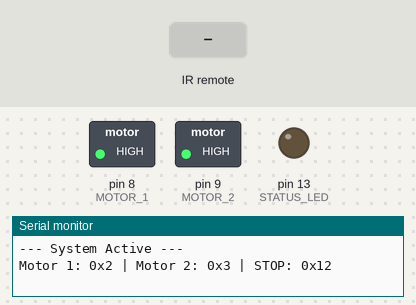
A sketch run on a simulated Arduino Uno, built with avr-gcc and run on an emulated ATmega328P. On the bench: switched loads named in the sketch (green lamp = pin HIGH), output pins drawn as LEDs (lit = HIGH), the last lines printed to the serial monitor. The test bench sets the inputs (shaded band).

Above: at 1.2 s.
1.3 s: infrared code 0x2 received
At 2.7 s:
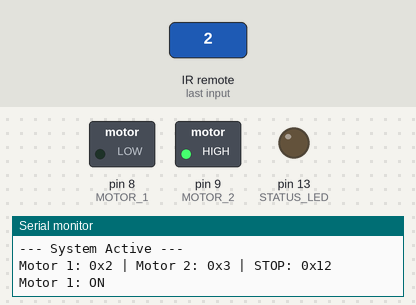
3.0 s: infrared code 0x12 received
At 3.1 s:
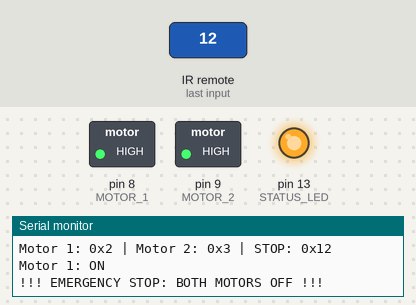
4.7 s: infrared code 0x3 received
At 5.5 s:
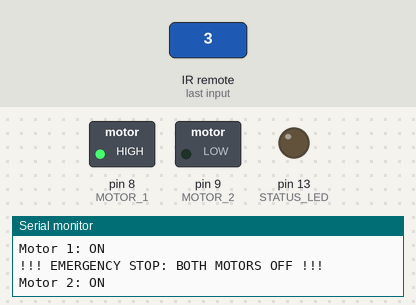
6.4 s: infrared code 0x2 received
At 8.0 s:
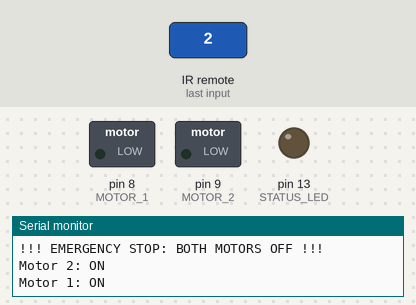
Timing chart, 0 to 9.1 s (numbered marks = the images above; inputs shaded):
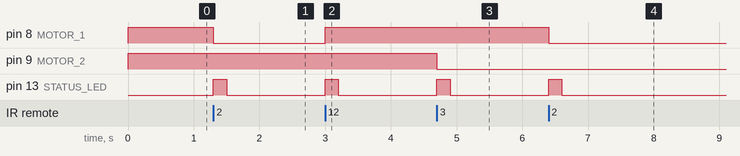

Measured:
- after the input at 1.3 s, pin 8 (MOTOR_1): HIGH → LOW at once; pin 13 (STATUS_LED): LOW → HIGH at once, → LOW 0.20 s later
- after the input at 3.0 s, pin 8 (MOTOR_1): LOW → HIGH at once; pin 13 (STATUS_LED): LOW → HIGH at once, → LOW 0.20 s later
- after the input at 4.7 s, pin 9 (MOTOR_2): HIGH → LOW at once; pin 13 (STATUS_LED): LOW → HIGH at once, → LOW 0.20 s later
- after the input at 6.4 s, pin 8 (MOTOR_1): HIGH → LOW at once; pin 13 (STATUS_LED): LOW → HIGH at once, → LOW 0.20 s later

The sketch:

IRRemote.ino
```cpp
#include <IRremote.h>

// --- PIN DEFINITIONS ---
const int RECV_PIN = 11;
const int MOTOR_1 = 8;
const int MOTOR_2 = 9;
const int STATUS_LED = 13;

// --- STATE TRACKING ---
bool m1State = false;
bool m2State = false;

void setup() {
  Serial.begin(9600);

  IrReceiver.begin(RECV_PIN, ENABLE_LED_FEEDBACK);

  pinMode(MOTOR_1, OUTPUT);
  pinMode(MOTOR_2, OUTPUT);
  pinMode(STATUS_LED, OUTPUT);

  // Set Relays to OFF (Most are Active Low, so HIGH = OFF)
  digitalWrite(MOTOR_1, HIGH);
  digitalWrite(MOTOR_2, HIGH);
  digitalWrite(STATUS_LED, LOW);

  Serial.println("--- System Active ---");
  Serial.println("Motor 1: 0x2 | Motor 2: 0x3 | STOP: 0x12");
}

void loop() {
  if (IrReceiver.decode()) {
    uint16_t cmd = IrReceiver.decodedIRData.command;

    if (cmd != 0) {
      digitalWrite(STATUS_LED, HIGH); // Flash LED on any signal

      // --- LOGIC FOR MOTOR 1 ---
      if (cmd == 0x2) {
        m1State = !m1State;
        digitalWrite(MOTOR_1, m1State ? LOW : HIGH);
        Serial.println(m1State ? "Motor 1: ON" : "Motor 1: OFF");
      }

      // --- LOGIC FOR MOTOR 2 ---
      else if (cmd == 0x3) {
        m2State = !m2State;
        digitalWrite(MOTOR_2, m2State ? LOW : HIGH);
        Serial.println(m2State ? "Motor 2: ON" : "Motor 2: OFF");
      }

      // --- MASTER OFF (0x12) ---
      else if (cmd == 0x12) {
        m1State = false;
        m2State = false;
        digitalWrite(MOTOR_1, HIGH); // Force OFF
        digitalWrite(MOTOR_2, HIGH); // Force OFF
        Serial.println("!!! EMERGENCY STOP: BOTH MOTORS OFF !!!");
      }

      delay(200);
      digitalWrite(STATUS_LED, LOW);
    }
    IrReceiver.resume();
  }
}
```
